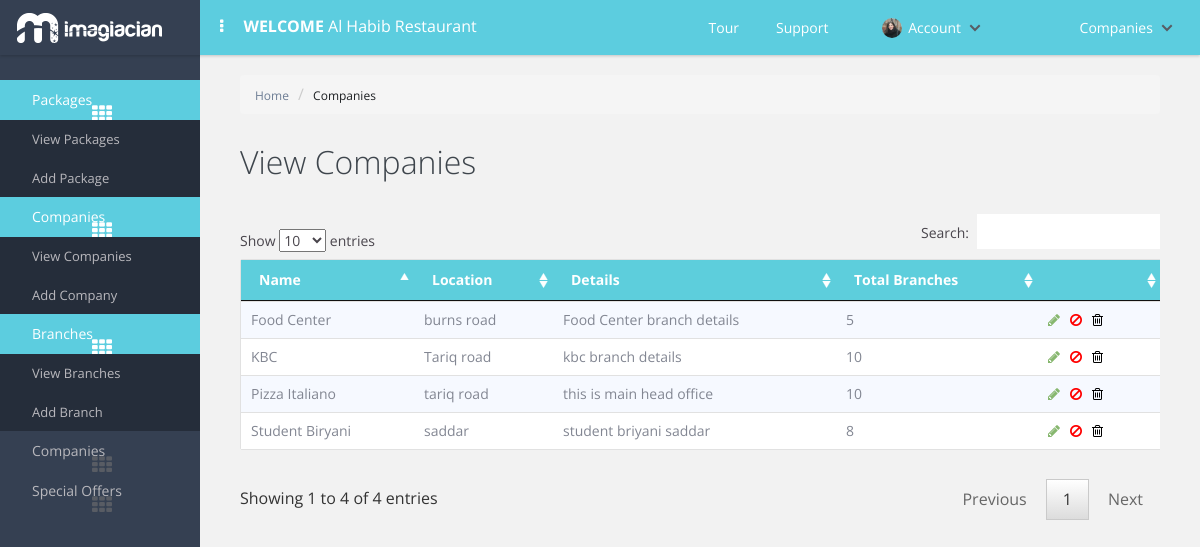
Page /view_company.php (signed in) on the committed database.
### tables this page shows
CREATE TABLE `companies` (
  `company_id` int(11) NOT NULL AUTO_INCREMENT,
  `company_name` varchar(32) NOT NULL,
  `company_location` varchar(32) NOT NULL,
  `company_detail` varchar(32) NOT NULL,
  `company_branch_count` varchar(32) NOT NULL,
  `company_status` varchar(32) NOT NULL,
  PRIMARY KEY (`company_id`)
);

### common/class.database.php (called while the page is built, shortened)
<?php
class Database {
    public $_DB;
    public $_query;
    public $_select = array();
    public $_action;
    public $_table;
    public $_force_select_all = false;
    public function __construct() {
        try {
            $this->_DB = new PDO('mysql:host=' . DB_HOST . ';dbname=' . DB_NAME, DB_USER, DB_PASS);
            $this->_DB->setAttribute(PDO::ATTR_ERRMODE, PDO::ERRMODE_EXCEPTION);
        } catch (PDOException $e) {
            echo 'ERROR: ' . $e->getMessage();
        }
    }
    public function query($query) {
        try {
            $this->_query = $this->_DB->prepare(filter_var($query, FILTER_SANITIZE_STRING));
            $this->_query->execute();
            $this->_select = array();
        } catch (PDOException $e) {
            $er = $e->errorInfo;
            echo '<p style="font-family:arial; background:#F00; position:absolute; z-index:10000; color:#FFF; padding:5px;">ERROR: ' . $er[2] . '</p>';
        }
    }
    public function build_query() {
        $query = $this->_action;
        if ($this->_action == 'SELECT') {
            if (!empty($this->_select)) {
                if ($this->_force_select_all == true) {
                    $query .= ' *,';
                }
                foreach ($this->_select as $column_name => $name) {
                    $query .=' ' . $column_name . ' as ' . $name . ', ';
                }
            } else {
                $query .= ' *';
            }
            $query = rtrim($query, ', ');
        }
        if ($this->_action != 'UPDATE' && $this->_action != 'INSERT') {
            $query .= ' FROM ';
        }
        $query .= $this->_table;
        $this->query($query);
    }
    public function all_results($fetch_type = PDO::FETCH_OBJ) {
        return $this->_query->fetchAll($fetch_type);
    }
    public function from($table_name, $num_rows = NULL) {
        $this->_action = 'SELECT';
        $this->_table = $table_name;
        $this->build_query();
    }
}

### classes/class.company.php (called while the page is built, shortened)
<?php
class company extends database
{
	private $table_name;
	function __construct()
	{
		$this->table_name = 'companies';
	}
	public function get_companies($ID = NULL)
	{
		if (isset($ID)) {
			$this->where('company_id',$ID);
			$this->from($this->table_name);
			return $this->result();
		}
		else {
			$this->from($this->table_name);
			return $this->all_results();
		}
	}
}
 ?>

### view_company.php (the view, shortened to what this page needs)
<?php include 'includes/header.php'; ?>
<div class="container-fluide">
	<ul class="breadcrumb">
	    <li><a href="#">Home</a></li>
	    <li><a class="active" href="#">Companies</a></li>
	</ul>
<div class="page-heading">
	<h1>View Companies</h1>
</div>
	<div class="table-responsive custom-table">
		<?php
				$company = new company();
				$results = $company->get_companies();
			?>
		<table id="myTable">
	        <thead>
	          <tr>
	            <th>Name</th>
	             <th>Location</th>
	            <th>Details</th>
	            <th>Total Branches</th>
	            <th></th>
	          </tr>
	        </thead>
	        <tbody>
	        <?php
				foreach($results as $res){
				echo '<tr>';
				echo '<td>'. $res->company_name .'</td>';
				echo '<td>'. $res->company_location .'</td>';
				echo '<td>'. $res->company_detail .'</td>';
				echo '<td>'. $res->company_branch_count .'</td>';
				echo '<td><a class="edit_btn" href="add_company.php?id='.$res->company_id.'"><i class="fa fa-pencil edit-icon"></i>';
	            echo '<i class="fa fa-ban hold-icon"></i>';
	            echo '<i class="fa fa-trash-o delete-icon"></i>';
	            echo '</td>';
				echo '</tr>';
				}
				?>
	        </tbody>
      </table>
	</div>
</div>
<?php include 'includes/footer.php'; ?>

### assets/codyhouse-menu/css/style.css (style rules this page uses)
*, *::after, *::before { box-sizing: border-box; }
html { font-size: 62.5%; }
body { font-size: 1.6rem; font-family: "Open Sans", sans-serif; color: #3e454c; background-color: #ffffff; }
body::after { clear: both; content: ""; display: table; }
a { color: #1784c7; text-decoration: none; }
.cd-main-content .content-wrapper h1 { text-align: center; padding: 3em 0; font-size: 2rem; }
@media only screen and (min-width: 768px) { .cd-main-content .content-wrapper h1 { padding: 4em 0; font-size: 3.2rem; font-weight: 300; } }

### assets/css/main-styles.css (style rules this page uses)
.breadcrumb a { color: #6e7e95; font-size: 12px; }
.breadcrumb .active { color: #1C1F22!important; }
body { background-color: #f2f2f2; }
#myTable { border: 1px solid #e1e1e1; color: #828692; border-radius: 2px; margin-bottom: 25px; font-size: 14px; }
#myTable thead { background: #5dcedc; color: white; }
.custom-table { margin-top: 25px; }
.fa { margin-right: 10px; }
.edit-icon { color: #87B76F; }
.hold-icon { color: red; }
.delete-icon { color: black; }
#myTable .odd { background: #F6F9FF; }
#myTable .odd td { border-bottom: 1px solid #E1E1E1; border-top: 1px solid #E1E1E1; }
.page-heading h1 { text-align: left!important; padding: 10px 0px!important; }

### rows in the picture
companies: company_name "Pizza Italiano", company_location "tariq road", company_detail "this is main head office", company_branch_count "10"
companies: company_name "KBC", company_location "Tariq road", company_detail "kbc branch details", company_branch_count "10"
companies: company_name "Food Center", company_location "burns road", company_detail "Food Center branch details", company_branch_count "5"
companies: company_name "Student Biryani", company_location "saddar", company_detail "student briyani saddar", company_branch_count "8"
